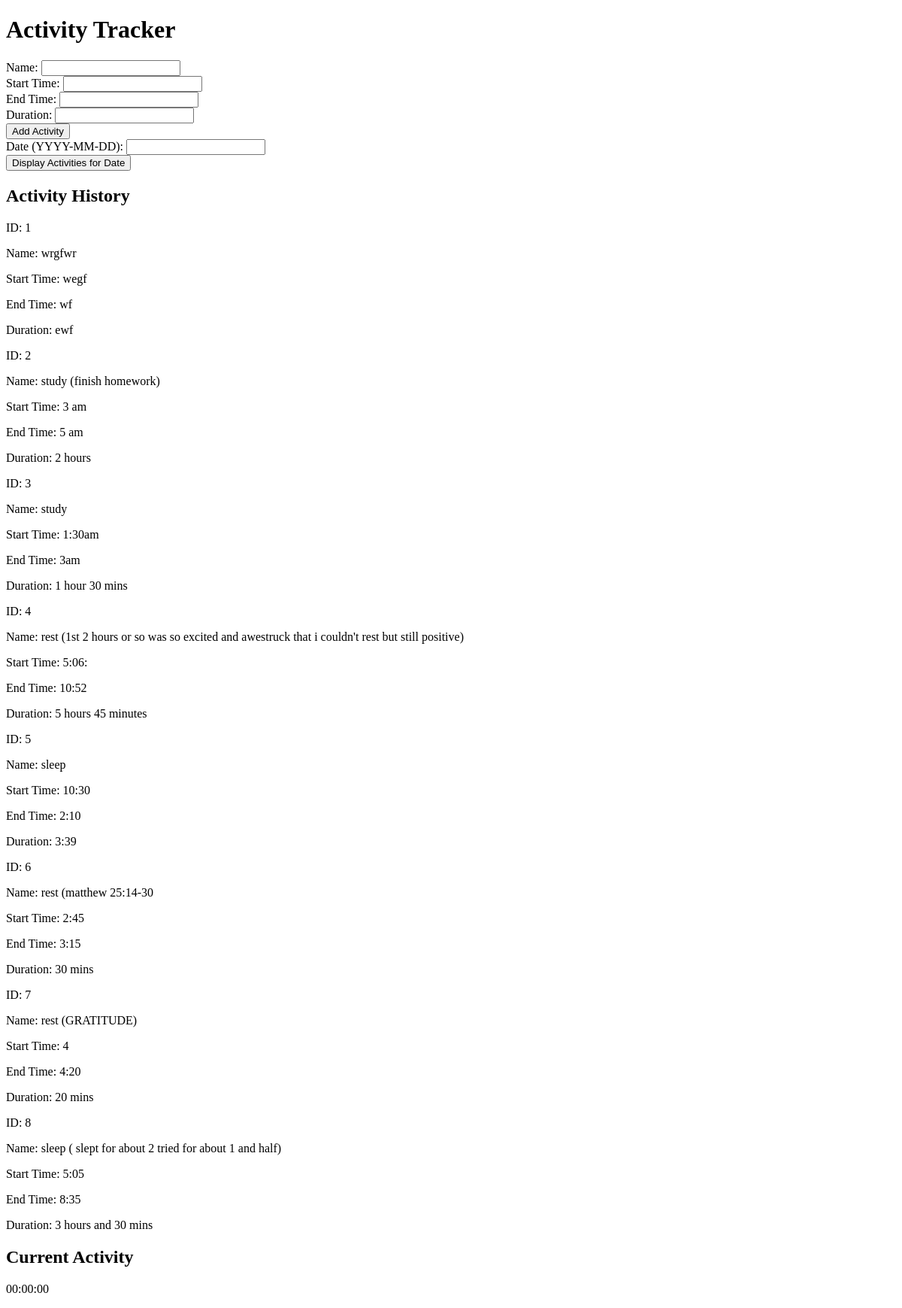
The page / on the database its author committed.
### tables this page shows
CREATE TABLE activities (
            id INTEGER PRIMARY KEY AUTOINCREMENT,
            name TEXT NOT NULL,
            start_time TEXT NOT NULL,
            end_time TEXT,
            duration TEXT
        );

### app.py (the view)
@app.route('/')
def index():
    conn = get_db_connection()
    activities = conn.execute('SELECT * FROM activities').fetchall()
    conn.close()
    return render_template('ActivityTracker.html', activities=activities)

### app.py (called while the page is built)
def get_db_connection():
    conn = sqlite3.connect('database.db')
    conn.row_factory = sqlite3.Row
    return conn

### templates/ActivityTracker.html (shortened to what this page needs)
<!DOCTYPE html>
<html lang="en">
<head>
    <link rel="stylesheet" href="../static/styles.css">
</head>
<body>
    <div class="container">
        <h1>Activity Tracker</h1>
        <form action="{{ url_for('add_activity') }}" method="post">
            <label for="name">Name:</label>
            <input type="text" id="name" name="name" required><br>
            <label for="start_time">Start Time:</label>
            <input type="text" id="start_time" name="start_time" required><br>
            <label for="end_time">End Time:</label>
            <input type="text" id="end_time" name="end_time" required><br>
            <label for="duration">Duration:</label>
            <input type="text" id="duration" name="duration" required><br>
            <button type="submit">Add Activity</button>
        </form>
        <form action="{{ url_for('activities_for_date') }}" method="post">
            <label for="date">Date (YYYY-MM-DD):</label>
            <input type="text" id="date" name="date" required><br>
            <button type="submit">Display Activities for Date</button>
        </form>
        <h2>Activity History</h2>
        <div id="activity-history">
            {% for activity in activities %}
                <div class="activity-item">
                    <p>ID: {{ activity.id }}</p>
                    <p>Name: {{ activity.name }}</p>
                    <p>Start Time: {{ activity.start_time }}</p>
                    <p>End Time: {{ activity.end_time }}</p>
                    <p>Duration: {{ activity.duration }}</p>
                </div>
            {% endfor %}
        </div>
        <h2>Current Activity</h2>
        <div id="current-activity">
            <p id="current-activity-timer">00:00:00</p>
        </div>
    </div>
</body>
</html>

### rows shown on the page
activities: id "1", name "wrgfwr", start_time "wegf", end_time "wf", duration "ewf"
activities: id "2", name "study (finish homework)", start_time "3 am", end_time "5 am", duration "2 hours"
activities: id "3", name "study", start_time "1:30am", end_time "3am", duration "1 hour 30 mins"
activities: id "4", name "rest (1st 2 hours or so was so excited and awestruck that i couldn't rest but still positive)", start_time "5:06:", end_time "10:52", duration "5 hours 45 minutes"
activities: id "5", name "sleep", start_time "10:30", end_time "2:10", duration "3:39"
activities: id "6", name "rest (matthew 25:14-30", start_time "2:45", end_time "3:15", duration "30 mins"
activities: id "7", name "rest (GRATITUDE)", start_time "4", end_time "4:20", duration "20 mins"
activities: id "8", name "sleep ( slept for about 2 tried for about 1 and half)", start_time "5:05", end_time "8:35", duration "3 hours and 30 mins"
